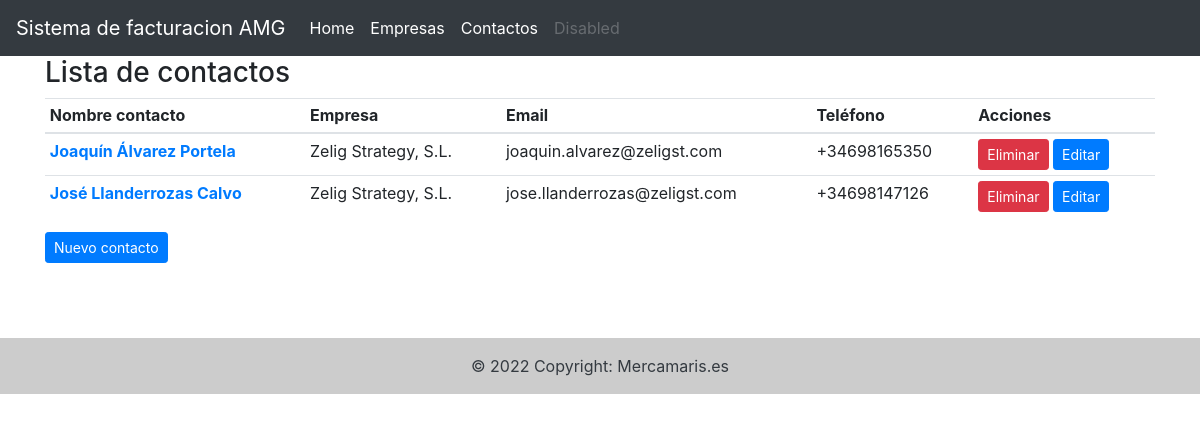
Screenshot of /contactos/lista_contactos/ with the database file from the repository.
### apps/contactos/models.py (models this page shows, shortened)
class Contacto(models.Model):
    nombre = models.CharField(
        max_length=50,
        verbose_name='Nombre de contacto',
        blank=False, null=False, )
    empresa = models.ForeignKey(
        Empresa,
        on_delete=models.CASCADE,
        related_name='empresas',)
    email = models.EmailField(
        verbose_name='Email',
        blank=True, null=True)
    tfno = models.CharField(
        verbose_name='Teléfono ejemplo +34000000000',
        max_length=12,
        blank=True, null=True)

class Empresa(models.Model):
    denominacion = models.CharField(
        verbose_name='Denominación social/Apellidos y nombre',
        max_length=60)
    n_comercial = models.CharField(
        verbose_name='Nombre comercial',
        max_length=50,
        blank=True,
        null=True,)
    calle = models.CharField(
        verbose_name='Calle',
        max_length=100)
    calle2 = models.CharField(
        verbose_name='Calle 2',
        max_length=100,
        blank=True, null=True)
    ciudad = models.CharField(
        verbose_name='Ciudad',
        max_length=30,
        blank=True, null=True)
    provincia = models.CharField(
        verbose_name='Provincia',
        max_length=20,
        blank=True, null=True)
    cp = models.CharField(
        verbose_name='Código Postal',
        max_length=8,
        blank=True, null=True)
    pais = models.CharField(
        verbose_name='País',
        max_length=20,
        default='España')
    nif = models.CharField(
        verbose_name='NIF',
        max_length=15,
        unique=True,
        error_messages={'unique': 'Ya existe otro contacto con ese NIF'})
    email = models.EmailField(
        verbose_name='Email',
        blank=True, null=True)
    tfno = models.CharField(
        verbose_name='Teléfono ejemplo +34000000000',
        max_length=12,
        blank=True, null=True)
    movil = models.CharField(
        verbose_name='Móvil ejemplo +34000000000',
        max_length=12,
        blank=True, null=True)
    class Meta:
        verbose_name = 'Empresa'
        verbose_name_plural = 'Empresas'

### apps/contactos/views.py (the view)
# urls.py: path('lista_contactos/', lista_contactos, name='lista_contactos'),
def lista_contactos(request):
    contactos = Contacto.objects.all()
    context = {'contactos':contactos}
    return render(request, 'contactos/lista_contactos.html', context)

### apps/contactos/templates/contactos/lista_contactos.html
{% extends "base.html" %}
{% load crispy_forms_tags %}
{% block content %}
    <h3>Lista de contactos</h3>
    <table class="table table-sm">
        <thead>
          <tr>
            <th scope="col">Nombre contacto</th>
            <th scope="col">Empresa</th>
            <th scope="col">Email</th>
            <th scope="col">Teléfono</th>
            <th scope="col">Acciones</th>
          </tr>
        </thead>
        <tbody>
        {% for contacto in contactos %}
          <tr>
            <th scope="row"><a class="link-primary" href="{% url 'contactos:editar_contacto' contacto.id %}">{{ contacto.nombre }}</a></th>
            <td>{{ contacto.empresa.n_comercial }}</td>
            <td>{{ contacto.email }}</td>
            <td>{{ contacto.tfno }}</td>
            <td>
                <a class="btn btn-danger btn-sm" href="{% url 'contactos:eliminar_contacto' contacto.id %}">Eliminar</a>
                <a class="btn btn-primary btn-sm" href="{% url 'contactos:editar_contacto' contacto.id %}">Editar</a>
            </td>
          </tr>
        {% endfor %}
        </tbody>
      </table>
      <a class="btn btn-primary btn-sm" href="{% url 'contactos:nuevo_contacto' %}">Nuevo contacto</a>
{% endblock %}

### templates/base.html (shortened to what this page needs)
{% load static %}
<!doctype html>
<html lang="en">
  <head>
    <link rel="stylesheet" href="{% static 'main/css/bootstrap.min.css' %}">
  </head>
  <body>
      {% include 'navbar-bootstrap.html' %}
    <div id="principal">
      <div class="container">
        {% block content %}
        {% endblock content %}
      </div>
    </div>
    {% include 'footer.html' %}
  </body>
</html>

### templates/navbar-bootstrap.html (shortened to what this page needs)
<nav class="navbar navbar-expand-lg navbar-dark bg-dark">
    <a class="navbar-brand" href="#">Sistema de facturacion AMG</a>
    <div class="collapse navbar-collapse" id="navbarNavAltMarkup">
      <div class="navbar-nav">
        <a class="nav-item nav-link active" href="#">Home<span class="sr-only">(current)</span></a>
        <a class="nav-item nav-link active" href="{% url 'contactos:lista_empresas' %}">Empresas</a>
        <a class="nav-item nav-link active" href="{% url 'contactos:lista_contactos' %}">Contactos</a>
        <a class="nav-item nav-link disabled" href="#" tabindex="-1" aria-disabled="true">Disabled</a>
      </div>
    </div>
  </nav>

### templates/footer.html (shortened to what this page needs)
<div class="container pt-4">
    <section class="mb-4">
      <a
        class="btn btn-link btn-floating btn-lg text-dark m-1"
        href="#!"
        role="button"
        data-mdb-ripple-color="dark"
        ></a>
      <a
        class="btn btn-link btn-floating btn-lg text-dark m-1"
        href="#!"
        role="button"
        data-mdb-ripple-color="dark"
        ></a>
      <a
        class="btn btn-link btn-floating btn-lg text-dark m-1"
        href="#!"
        role="button"
        data-mdb-ripple-color="dark"
        ></a>
      <a
        class="btn btn-link btn-floating btn-lg text-dark m-1"
        href="#!"
        role="button"
        data-mdb-ripple-color="dark"
        ></a>
      <a
        class="btn btn-link btn-floating btn-lg text-dark m-1"
        href="#!"
        role="button"
        data-mdb-ripple-color="dark"
        ></a>
      <a
        class="btn btn-link btn-floating btn-lg text-dark m-1"
        href="#!"
        role="button"
        data-mdb-ripple-color="dark"
        ></a>
    </section>
  </div>
  <div class="text-center text-dark p-3" style="background-color: rgba(0, 0, 0, 0.2);">
    © 2022 Copyright:
    <a class="text-dark" href="https://mercamaris.es/">Mercamaris.es</a>
  </div>

### rows the page displays
Contacto: nombre "Joaquín Álvarez Portela", empresa.n_comercial "Zelig Strategy, S.L.", email "joaquin.alvarez@zeligst.com", tfno "+34698165350"
Contacto: nombre "José Llanderrozas Calvo", empresa.n_comercial "Zelig Strategy, S.L.", email "jose.llanderrozas@zeligst.com", tfno "+34698147126"
